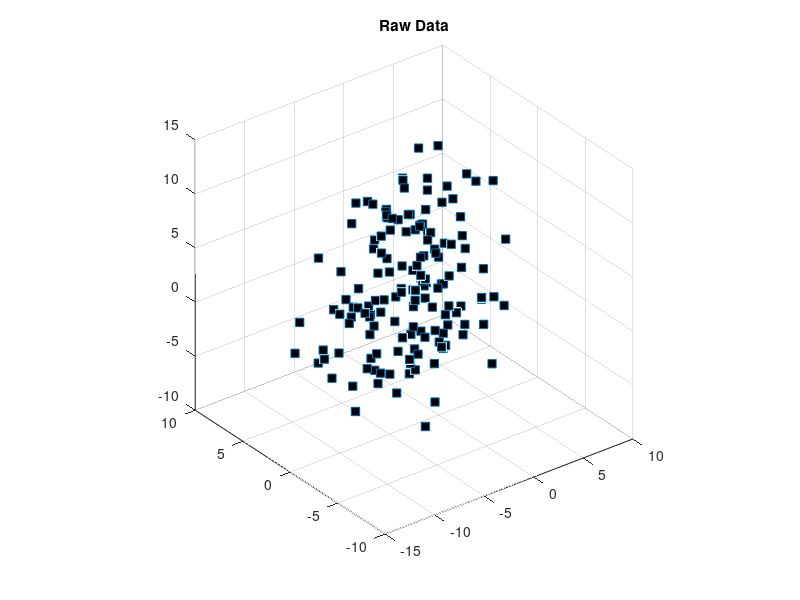
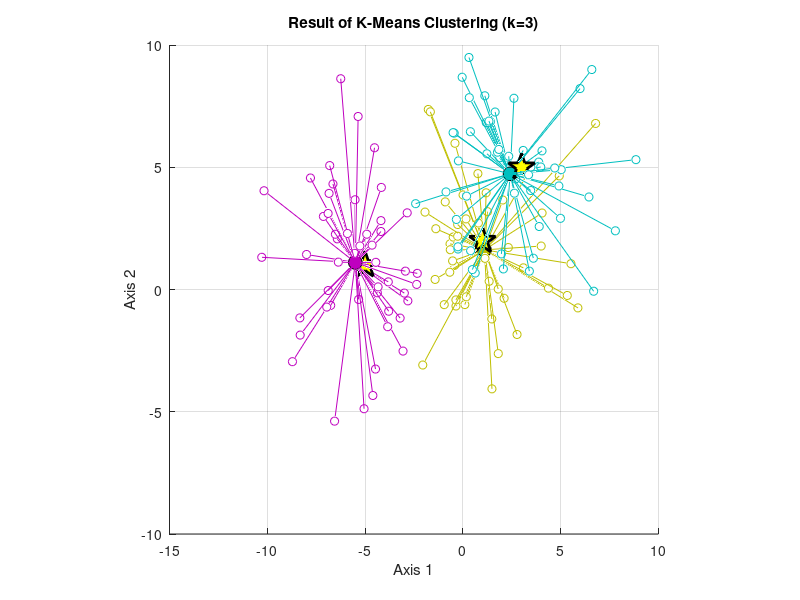

Write MATLAB code to recreate these figures, in order. (Note: this script raises an error after producing the figures.)
%% Data Science for Human Factors course - script 13
% Machine Learning 3: Classification & Supervised Learning 
%
% This script is free to use and distribute for anybody!
%
% Author: Marius Klug, 2019, bpn.tu-berlin.de
%%%%%%%%%%%%%%%%%%%%%%%%%%%%%%%%%%%%%%%%%%%%%%%%%%%%%%%%%%%%

close all; clear

% addendum to last course:
% https://jmonlong.github.io/Hippocamplus/2018/02/13/tsne-and-clustering/

%% create the 3D clusters again

nPerClust = 50;
all_sigmas = 2.5;

% XYZ centroid locations
A = [  1 2  0 ];
B = [ -5 1 -2 ];
C = [  3 5  5 ];

% generate data
a = bsxfun(@plus,randn(nPerClust,3)*all_sigmas,A);
b = bsxfun(@plus,randn(nPerClust,3)*all_sigmas,B);
c = bsxfun(@plus,randn(nPerClust,3)*all_sigmas,C);

% concatanate into a list
data = [a; b; c];

% show the data
figure(1);clf
plot3(data(:,1),data(:,2),data(:,3),'s','markerfacecolor','k')

title('Raw Data')

axis square, grid on
rotate3d on


%% cluster with k-means

k = 3;
[groupidx,cents] = kmeans(data,k);

figure(2);clf
lineColors = [0,0.75,0.75;0.75,0,0.75;0.75,0.75,0];

hold on

% now draw the raw data in different colors
for i=1:k
    
    % data points
    plot3(data(groupidx==i,1),data(groupidx==i,2),...
        data(groupidx==i,3),'o','color',[ lineColors(i,:)],...
        'markerface','w')
    
    % and now plot the centroid locations
    plot3(cents(i,1),cents(i,2),cents(i,3),'ko',...
        'markerface',lineColors(i,:),'markersize',10);
    
end


xlabel('Axis 1'), ylabel('Axis 2')
title(['Result of K-Means Clustering (k=' num2str(k) ')'])

% connecting lines for clarification
for i=1:length(data)
   
    plot3([ data(i,1) cents(groupidx(i),1) ],...
        [ data(i,2) cents(groupidx(i),2)],...
        [ data(i,3) cents(groupidx(i),3) ],...
        'color',[lineColors(groupidx(i),:)])
    
end

% finally, the "ground-truth" centers
plot3(A(1),A(2),A(3),'kp','linew',2,'markersize',20,'markerfacecolor','y')
plot3(B(1),B(2),B(3),'kp','linew',2,'markersize',20,'markerfacecolor','y')
plot3(C(1),C(2),C(3),'kp','linew',2,'markersize',20,'markerfacecolor','y')

axis square, grid on
rotate3d on

%% now we have a dataset that we learned to cluster... 
% we need a test dataset in addition. we generate a new
% (smaller) dataset and classify each data point according
% to the clusters.

nPerClust_tests = 10;

% generate test data
a_test = bsxfun(@plus,randn(nPerClust_tests,3)*all_sigmas,A);
b_test = bsxfun(@plus,randn(nPerClust_tests,3)*all_sigmas,B);
c_test = bsxfun(@plus,randn(nPerClust_tests,3)*all_sigmas,C);

% concatanate into a test list
test_data = [a_test; b_test; c_test];
ground_truth_test_data = [repmat(1,nPerClust_tests,1);...
    repmat(2,nPerClust_tests,1); repmat(3,nPerClust_tests,1)];

%% Classification

% use knnsearch on the test data.
% knnsearch searches for the k nearest data points of a new
% dataset in another one. the outcome is the respective data
% point

% use the nearest cluster centroid for classification. we
% search for the one (default) nearest neighbor in the
% centroid data set for all data points.
classification_knn_centroids = knnsearch(cents,test_data)

% note: we did this last time already by abusing the k-means
% clustering algorithm with only one iteration. sorry,
% k-means!

%% EXERCISE
% there's another way to classify: based on the nearest 
% data points and their assigned cluster. Find a way to do
% this with the five nearest neighbors.

% find the 5 nearest neighbors in the dataset
idx = knnsearch(data,test_data,'K',5);

% take the most often assigned cluster as the classification
classification_knn_data = mode(groupidx(idx),2);

%% compare

[ground_truth_test_data classification_knn_centroids...
    classification_knn_data]

% -> cluster numbers are arbitrary!

%% Supervised Learning

% by now we used classification in a strange way. we just
% had clusters and took the most often assigned cluster as
% the "correct" one for classification of the training and
% test data. now we proceed to use supervised learning, i.e.
% we train a model based on the already present information
% of their respective class.

%% Linear Discriminat Analysis

% LDA attempts to find linear borders between classes. it
% assumes normally distributed data with the same variance
% for all classes (homoscedasticity).
% MATLAB has an LDA implementation in the statistics
% toolbox, but for the purpose of this course we use an
% implementation by Will Dwinnell and Deniz Sevis.

% generate example 2D data: 2 groups, n = 10 and 15, respectively
% one group has mu = [0,0], the other [1.5,1.5]
X = [randn(10,2); randn(15,2) + 1.5];  

% the classes are 0 and 1
Y = [zeros(10,1); ones(15,1)];

% calculate linear discriminant coefficients
W = LDA(X,Y);

% calulcate linear scores for training data
L = [ones(25,1) X] * W';

% calculate class probabilities
P = exp(L) ./ repmat(sum(exp(L),2),[1 2]);

% logical for class 0 or 1
class_prediction = P(:,1)<P(:,2);

% plot
figure(4);clf
scatter(X(:,1),X(:,2),[],Y,'filled')
title('Actual Classes')
subplot(1,2,1,gca)
subplot(1,2,2)
scatter(X(:,1),X(:,2),[],class_prediction,'filled')
title('LDA Predicted Classes')


%% EXERCISE
% create a test dataset (n=5) with mu = [1 1] (a little closer to
% class 1), predict the class of ech data point and plot it
% additionally to the previous plot (hold on) with a size of
% 100


% test set
X_test = [randn(5,2) + 1];

% calulcate linear scores for training data
L = [ones(length(X_test),1) X_test] * W';

% calculate class probabilities
P = exp(L) ./ repmat(sum(exp(L),2),[1 2]);

% logical for class 0 or 1
class_prediction = P(:,1)<P(:,2);

hold on
scatter(X_test(:,1),X_test(:,2),100,class_prediction,'filled')

%% Fishers iris dataset
% LDA was actually originally invented by Fihser (the dude
% with the flowers)

load fisheriris

meas
species

unique_species = unique(species)
n_classes = length(unique_species)

for class = 1:n_classes
    
    classes_fishers(find(strcmp(species,...
        unique_species{class}))) = class;
    
end

% compute linear discriminant coefficients
W_fishers = LDA(meas,classes_fishers);

% predict the classes of the data points using the LDA
% weights
class_predictions_fishers = LDA_predict(meas,W_fishers);

%% visualize with t-SNE
rng default
Y = tsne(meas);

figure(5); clf
subplot(121);
gscatter(Y(:,1),Y(:,2),classes_fishers)
title('Actual Fisher Iris Classes')
subplot(122);
gscatter(Y(:,1),Y(:,2),class_predictions_fishers)
title('LDA Predicted Fisher Iris Classes')


%% evaluate accuracy
% since we know the actual classes and the predicted classes
% the accuracy computation is rather straightforward.
% classification accuracy is the summed true-positive score
% of the confusion matrix, divided by the amount of data 

[accuracy, confusion_matrix] =...
    compute_classification_accuracy(classes_fishers,...
    class_predictions_fishers)

figure(6); clf
visualize_confusion_matrix(confusion_matrix);
xticks(1:3)
xticklabels(unique_species)
yticks(1:3)
yticklabels(unique_species)
title({'Confusion Matrix of LDA Predictions',...
    [' of the Fisher Iris Data (accuracy = '...
    num2str(accuracy*100) '%)']})

%% evaluate statistical significance

% to compute statistical significance confidence intervals,
% we use a permutation-based aproach, written by Laurens
% Krol. it creates an artificial dataset of the same size
% and shuffles the classes 25.000 times to find a
% distribution of randomized correct assignments that we can
% then test against with our classifications

% find the amount of data points in each actual class
classes_n = sum(confusion_matrix)

% the amount of data points in each classified class is this
sum(confusion_matrix,2)
% but we don't need that

alpha_level = 0.01;

pconf = simulateChance(classes_n,alpha_level)

% this means that the chance level is 33% (no surprise) but
% we need at least 43% accuracy (65 correct classifications)
% to be above chance level. also, if we have less than 23% 
% accuracy we have a classifier that is significantly worse 
% than chance level... all in all, our classifier is highly
% accurate! you likely won't encounter an accuracy level 
% this high in real live unfortunately ;)

title({'Confusion Matrix of LDA Predictions',...
    [' of the Fisher Iris Data (accuracy = '...
    num2str(accuracy*100) '%),'],...
    ['significant at \alpha = ' num2str(alpha_level)]})

% note that the chance level depends on the amount of trials
% in each group:

pconf = simulateChance([500 500 500],alpha_level)

pconf = simulateChance([50 50 1000],alpha_level)

%% EXERCISE
% test and plot how the accuracy level necessary for
% alpha=0.05 and 0.01 depends on the number of trials in a
% dataset with 2 and 3 same-sized classes for given Ns

Ns = [20 30 42 70 100 150 200 300 400];
alpha_levels = [0.05 0.01];
significant_accuracy_2 = zeros(2,length(Ns));
significant_accuracy_3 = zeros(2,length(Ns));


for i_n = 1:length(Ns)
    
    for i_alpha_level = 1:length(alpha_levels)
    n = Ns(i_n);
    
    pconf = simulateChance([n n],alpha_levels(i_alpha_level));
    significant_accuracy_2(i_alpha_level,i_n) = pconf(3);
    
    
    pconf = simulateChance([n n n],alpha_levels(i_alpha_level));
    significant_accuracy_3(i_alpha_level,i_n) = pconf(3);
    end
end

figure(7); clf
subplot(121)
plot(Ns,significant_accuracy_2)
legend({'\alpha = 0.05','\alpha = 0.01'})
xlabel('N')
ylabel('Accuracy')
title({'Necessary accuracy level to reach', 'significance (2 same-sized classes)'})

subplot(122)
plot(Ns,significant_accuracy_3)
legend({'\alpha = 0.05','\alpha = 0.01'})
xlabel('N')
ylabel('Accuracy')
title({'Necessary accuracy level to reach', 'significance (3 same-sized classes)'})

%% The MNIST dataset again. 
% Let's compare LDA and knnsearch as classifiers of the MNIST dataset. We
% can also see how they perform if they work not on the full feature data
% set but on the t-SNE reduced data set.

% load data
n_digits = 2000;

[imgs, labels] = readMNIST('train-images.idx3-ubyte', 'train-labels.idx1-ubyte', n_digits, 0);
size(imgs)
size(labels)

% reshape for t-SNE
data = transpose(reshape(imgs,[20*20,n_digits]));
size(data)

% use tsne
Y = tsne(data);

%% use LDA in tsne space

W_MNIST = LDA(Y,labels);

% Beware: The LDA predictions are numbers indicating the
% class, not the actual class label, so we need to
% transform this back into the class label of the MNIST
% dataset to compute the accuracy.
% The predictions just give us classes from 1 to 10, but
% actually we want the class labels. Luckily in this case
% it's simple, just subtract one from the result to get the
% labels 0-9

class_predictions_MNIST = LDA_predict(Y,W_MNIST) - 1;
accuracy_tsne = compute_classification_accuracy(labels,class_predictions_MNIST);

% use LDA in full space

W_MNIST_full = LDA(data,labels);
class_predictions_MNIST_full = LDA_predict(data,W_MNIST_full) - 1;
accuracy_full = compute_classification_accuracy(labels,class_predictions_MNIST_full);

% use knn in t-SNE space

k = 3;
idx = knnsearch(Y,Y,'K',k);

% take the most often assigned cluster as the classification
class_predictions_MNIST_knn_tsne = mode(labels(idx),2);
accuracy_knn_tsne = compute_classification_accuracy(labels,class_predictions_MNIST_knn_tsne);

% use knn in full space
idx = knnsearch(data,data,'K',k);

% take the most often assigned cluster as the classification
class_predictions_MNIST_knn_full = mode(labels(idx),2);
accuracy_knn_full = compute_classification_accuracy(labels,class_predictions_MNIST_knn_full);

% visualize

figure(5); clf
subplot(3,2,[1 2])
gscatter(Y(:,1),Y(:,2),labels)
xlabel('t-SNE 1')
ylabel('t-SNE 2')
title({['Original Labels of MNIST data (n=' num2str(n_digits) ')'],' visualized in t-SNE space'})

subplot(323)
gscatter(Y(:,1),Y(:,2),class_predictions_MNIST)
xlabel('t-SNE 1')
ylabel('t-SNE 2')
title({'LDA classification of MNIST data','in t-SNE space visualized in t-SNE space',...
    ['(accuracy = ' num2str(accuracy_tsne*100) '%)']})

subplot(324)
gscatter(Y(:,1),Y(:,2),class_predictions_MNIST_full)
xlabel('t-SNE 1')
ylabel('t-SNE 2')
title({'LDA classification of MNIST data','in full space visualized in t-SNE space',...
    ['(accuracy = ' num2str(accuracy_full*100) '%)']})

subplot(325)
gscatter(Y(:,1),Y(:,2),class_predictions_MNIST_knn_tsne)
xlabel('t-SNE 1')
ylabel('t-SNE 2')
title({'KNN classification (k=3) of MNIST data','in t-SNE space visualized in t-SNE space',...
    ['(accuracy = ' num2str(accuracy_knn_tsne*100) '%)']})

subplot(326)
gscatter(Y(:,1),Y(:,2),class_predictions_MNIST_knn_full)
xlabel('t-SNE 1')
ylabel('t-SNE 2')
title({'KNN classification (k=3) of MNIST data','in full space space visualized in t-SNE space',...
    ['(accuracy = ' num2str(accuracy_knn_full*100) '%)']})

%% This was not exacly a real performance test of the classifiers

% The classifiers predicted the same data points which they trained on.
% What we should actually do is to apply cross-validation here by splitting
% the data in parts, training on some and test on the other, and switch
% the test data until all data points have been test data points.

size(data)

folds = 1:4;

folds_start_end = [1 500; 501 1000; 1001 1500; 1501 2000]

data_folds = [];
data_folds(1,:,:) = data(1:500,:);
data_folds(2,:,:) = data(501:1000,:);
data_folds(3,:,:) = data(1001:1500,:);
data_folds(4,:,:) = data(1501:2000,:);

size(data_folds)

labels_folds = [];
labels_folds(1,:) = labels(1:500,:);
labels_folds(2,:) = labels(501:1000,:);
labels_folds(3,:) = labels(1001:1500,:);
labels_folds(4,:) = labels(1501:2000,:);

size(labels_folds)
accuracies = [];

for i_fold = folds
    
    % use LDA in full space

    this_folds_data = reshape(data_folds(folds~=i_fold,:,:),1500,400);
    this_folds_labels = reshape(labels_folds(folds~=i_fold,:),1500,1);
    
    W_MNIST_full = LDA(this_folds_data,this_folds_labels);
    class_predictions_MNIST_full = LDA_predict(squeeze(data_folds(i_fold,:,:)),W_MNIST_full) - 1;
    accuracies(i_fold) = compute_classification_accuracy(labels_folds(i_fold,:),class_predictions_MNIST_full);
    
end

accuracies
mean(accuracies)

% -> This is much lower than the previous values when predicting the data
% set the LDA was also trained on! So be aware of this and make sure your
% classifier (and classifiers you get from others) is properly
% cross-validated!
